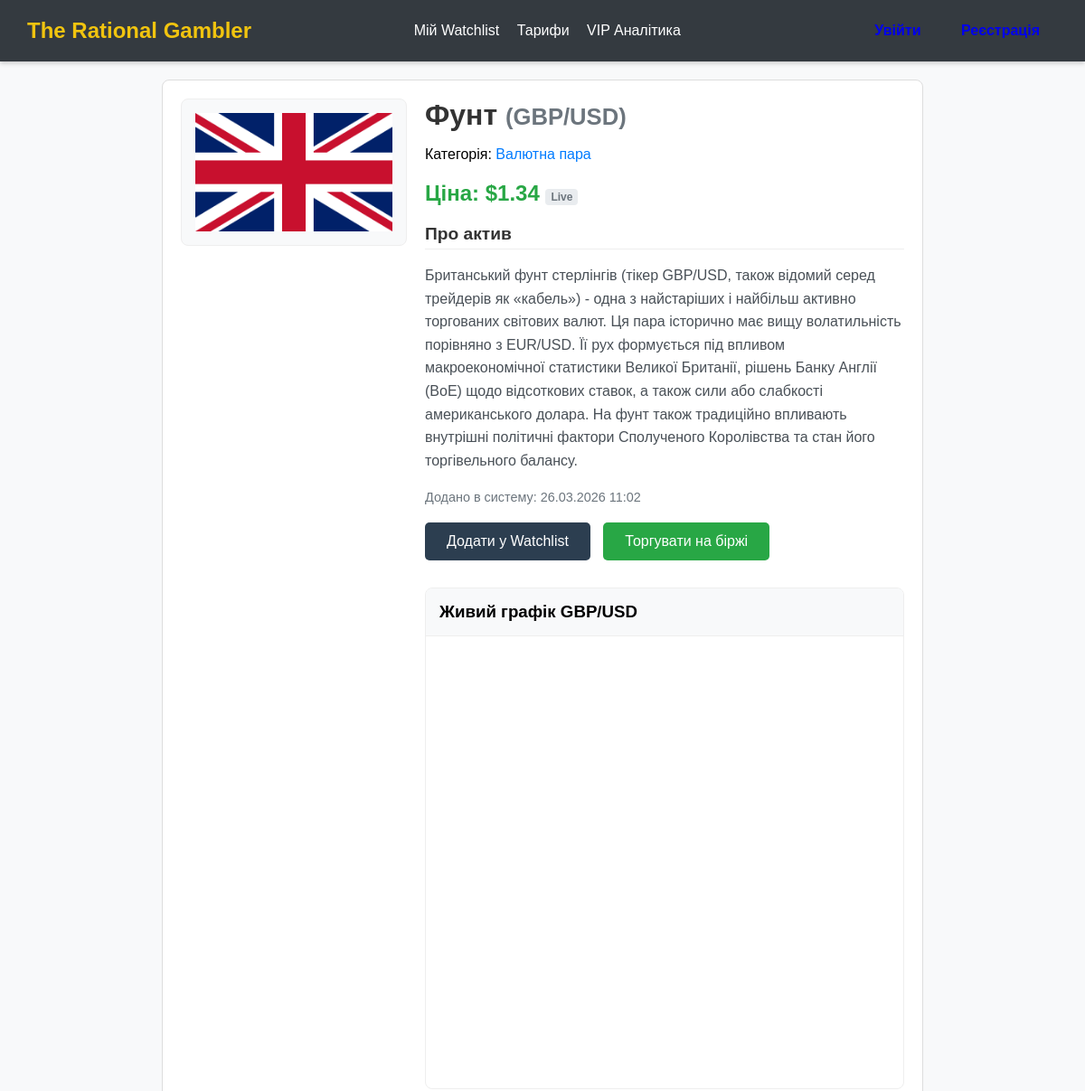
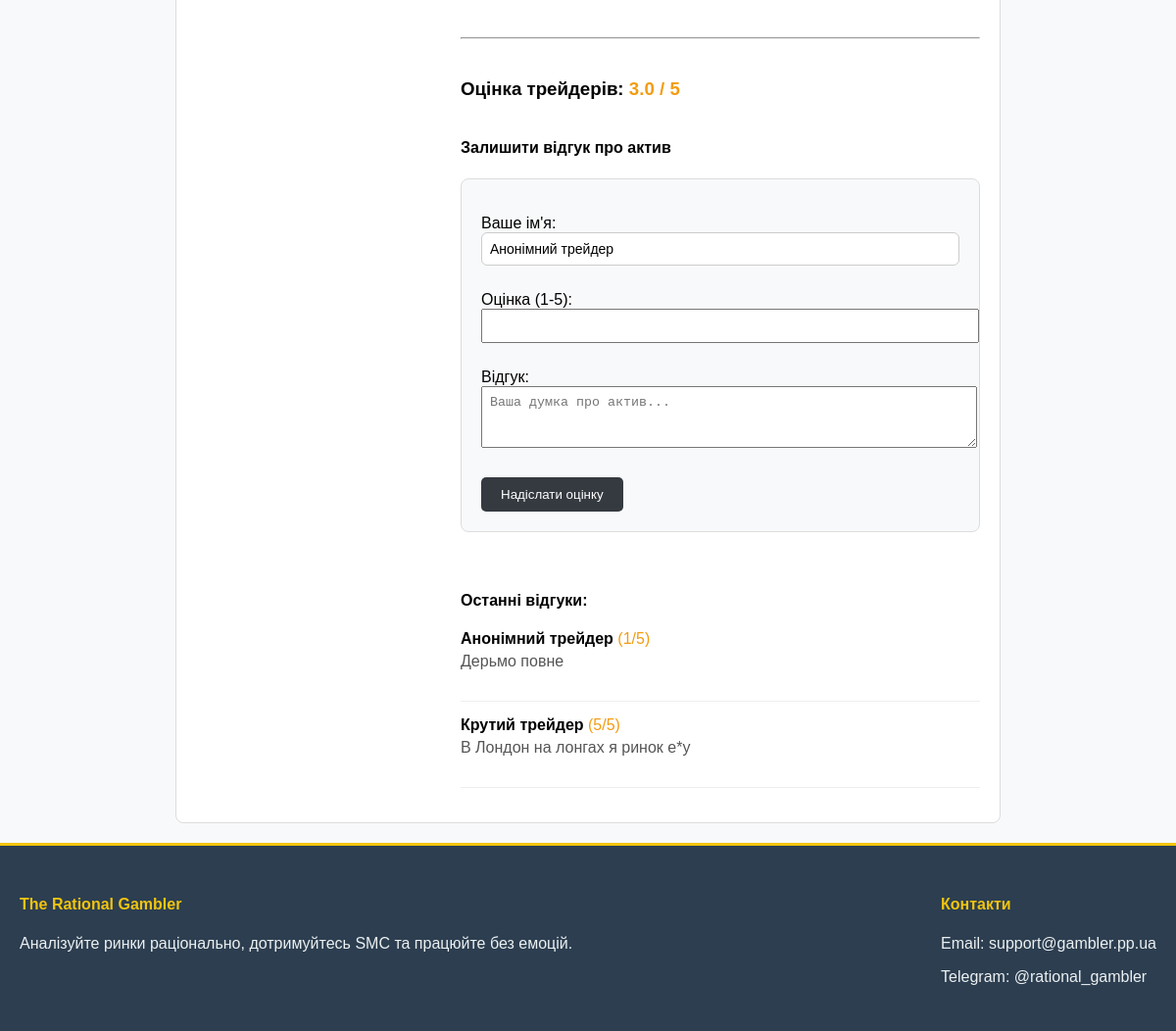
Screenshot of /asset/7/ with the database file from the repository (2 pictures, top to bottom).
### my_app/models.py (models this page shows, shortened)
class Asset(models.Model):
    title = models.CharField(max_length=100, verbose_name="Назва активу")
    ticker = models.CharField(max_length=10, verbose_name="Тікер (символ)")
    api_ticker = models.CharField(max_length=20, verbose_name="Тікер для API", blank=True, null=True)
    category = models.ForeignKey(Category, on_delete=models.CASCADE, related_name='assets', verbose_name="Категорія")
    price = models.DecimalField(max_digits=10, decimal_places=2, verbose_name="Поточна ціна")
    description = models.TextField(blank=True, null=True, verbose_name="Опис активу")
    image = models.ImageField(upload_to='assets_images/', blank=True, null=True, verbose_name="Логотип")
    created_at = models.DateTimeField(auto_now_add=True, verbose_name="Створено о")
    updated_at = models.DateTimeField(auto_now=True, verbose_name="Оновлено о")

class Category(models.Model):
    title = models.CharField(max_length=100, verbose_name="Назва категорії")
    description = models.TextField(blank=True, verbose_name="Опис")

class Review(models.Model):
    asset = models.ForeignKey(Asset, on_delete=models.CASCADE, related_name='reviews', verbose_name="Актив")
    author = models.CharField(max_length=100, verbose_name="Ваше ім'я", default="Анонімний трейдер")
    rating = models.IntegerField(validators=[MinValueValidator(1), MaxValueValidator(5)], verbose_name="Оцінка (1-5)")
    text = models.TextField(verbose_name="Відгук")
    is_approved = models.BooleanField(default=False, verbose_name="Одобрено")
    created_at = models.DateTimeField(auto_now_add=True)

### my_app/views.py (the view)
# urls.py: path('asset/<int:asset_id>/', views.asset_detail, name='assets_detailed'),
def asset_detail(request, asset_id):
    asset = get_object_or_404(Asset, id=asset_id)
    categories = Category.objects.all()
    reviews = asset.reviews.filter(is_approved=True)
    brokers = Broker.objects.all()
    avg_rating = reviews.aggregate(Avg('rating'))['rating__avg']
    has_reviewed = False
    if request.user.is_authenticated:
        has_reviewed = asset.reviews.filter(author=request.user.username).exists()
    else:
        has_reviewed = True
    dynamic_price = asset.price
    target_ticker = asset.api_ticker if asset.api_ticker else asset.ticker
    try:
        if target_ticker:
            yf_asset = yf.Ticker(target_ticker)
            dynamic_price = round(yf_asset.fast_info['lastPrice'], 4)
    except Exception as e:
        print(f"Помилка API для {target_ticker}: {e}")
    if request.method == 'POST' and 'submit_review' in request.POST:
        if not has_reviewed and request.user.is_authenticated:
            review_form = ReviewForm(request.POST)
            if review_form.is_valid():
                review = review_form.save(commit=False)
                review.asset = asset
                review.author = request.user.username
                review.save()
                return redirect('assets_detailed', asset_id=asset.id)
    else:
        review_form = ReviewForm()
    context = {
        'asset': asset,
        'categories': categories,
        'reviews': reviews,
        'avg_rating': round(avg_rating, 1) if avg_rating else "Немає оцінок",
        'review_form': review_form,
        'brokers': brokers,
        'has_reviewed': has_reviewed,
        'dynamic_price': dynamic_price
    }
    return render(request, 'pages/asset_detail.html', context)

### my_app/forms.py
class ReviewForm(forms.ModelForm):
    class Meta:
        model = Review
        fields = ['author', 'rating', 'text']
        widgets = {
            'author': forms.TextInput(attrs={'placeholder': 'Ваше ім\'я', 'style': 'width: 100%; margin-bottom: 10px; padding: 8px;'}),
            'rating': forms.NumberInput(attrs={'min': 1, 'max': 5, 'style': 'width: 100%; margin-bottom: 10px; padding: 8px;'}),
            'text': forms.Textarea(attrs={'rows': 3, 'placeholder': 'Ваша думка про актив...', 'style': 'width: 100%; margin-bottom: 10px; padding: 8px;'}),
        }

### my_app/templates/pages/asset_detail.html (shortened to what this page needs)
{% extends 'base.html' %}
{% block content %}
    <div style="max-width: 800px; margin: 0 auto; padding: 20px; border: 1px solid #ddd; border-radius: 8px; background-color: #fff;">
        <div style="display: flex; gap: 20px; align-items: flex-start;">
            <div style="flex-shrink: 0; width: 250px;">
                {% if asset.image %}
                    <img src="{{ asset.image.url }}" alt="{{ asset.title }}" style="width: 100%; max-height: 300px; object-fit: contain; border-radius: 8px; border: 1px solid #eee; padding: 15px; background-color: #f8f9fa; box-sizing: border-box;">
                {% else %}
                    <div style="width: 100%; height: 250px; background: #f8f9fa; display: flex; align-items: center; justify-content: center; color: #adb5bd; border-radius: 8px; border: 1px dashed #ced4da;">
                        Логотип відсутній
                    </div>
                {% endif %}
            </div>
            <div style="flex-grow: 1;">
                <h1 style="margin-top: 0; margin-bottom: 10px; color: #333;">{{ asset.title }} <span style="color: #6c757d; font-size: 0.8em;">({{ asset.ticker }})</span></h1>
                <p style="margin-bottom: 20px;">Категорія: <a href="{% url 'category_filter' asset.category.id %}" style="color: #007bff; text-decoration: none;">{{ asset.category.title }}</a></p>
                <h2 style="color: #28a745; margin-bottom: 20px;">
                    Ціна: $<span style="font-weight: bold;">{{ dynamic_price }}</span>
                    <span style="font-size: 0.5em; color: #6c757d; background: #e9ecef; padding: 2px 6px; border-radius: 4px;">Live</span>
                </h2>
                <div style="margin-bottom: 20px;">
                    <h3 style="margin-bottom: 10px; font-size: 1.2em; border-bottom: 1px solid #eee; padding-bottom: 5px; color: #333;">Про актив</h3>
                    {% if asset.description %}
                        <p style="line-height: 1.6; color: #495057;">{{ asset.description|linebreaksbr }}</p>
                    {% else %}
                        <p style="color: #adb5bd; font-style: italic;">Опис для цього активу ще не додано.</p>
                    {% endif %}
                </div>
                <p style="font-size: 0.9em; color: #6c757d;">Додано в систему: {{ asset.created_at|date:"d.m.Y H:i" }}</p>
                <div style="margin: 20px 0;">
                    <a href="{% url 'add_to_watchlist' asset.id %}" style="display: inline-block; background-color: #2c3e50; color: white; padding: 12px 24px; text-decoration: none; border-radius: 5px; margin-right: 10px;">Додати у Watchlist</a>
                    {% if brokers %}
                        <a href="{{ brokers.first.website }}" target="_blank" style="display: inline-block; background-color: #28a745; color: white; padding: 12px 24px; text-decoration: none; border-radius: 5px;">Торгувати на біржі</a>
                    {% endif %}
                </div>
                <div style="margin-top: 30px; border: 1px solid #eee; border-radius: 8px; overflow: hidden;">
                    <h3 style="padding: 15px; margin: 0; background: #f8f9fa; border-bottom: 1px solid #eee;">Живий графік {{ asset.ticker }}</h3>
                    <div id="tradingview_widget" style="height: 500px;"></div>
                </div>
                <hr style="margin: 40px 0;">
                <h3>Оцінка трейдерів: <span style="color: #f39c12;">{{ avg_rating }} / 5</span></h3>
                <div style="display: flex; gap: 40px; flex-wrap: wrap;">
                    <div style="flex: 1; min-width: 300px;">
                        <h4>Залишити відгук про актив</h4>
                        <form method="post" style="background: #f8f9fa; padding: 20px; border-radius: 8px; border: 1px solid #ddd;">
                            {{ review_form.as_p }}
                            <button type="submit" name="submit_review" style="background: #343a40; color: white; padding: 10px 20px; border: none; border-radius: 5px; cursor: pointer;">Надіслати оцінку</button>
                        </form>
                    </div>
                    <div style="flex: 1; min-width: 300px;">
                        <h4>Останні відгуки:</h4>
                        {% for review in reviews %}
                            <div style="margin-bottom: 15px; padding-bottom: 15px; border-bottom: 1px solid #eee;">
                                <strong>{{ review.author }}</strong> <span style="color: #f39c12;">({{ review.rating }}/5)</span>
                                <p style="margin-top: 5px; color: #555;">{{ review.text }}</p>
                            </div>
                        {% empty %}
                            <p style="color: #777;">Поки немає жодного відгуку. Станьте першим!</p>
                        {% endfor %}
                    </div>
                </div>
            </div>
        </div>
    </div>
{% endblock %}

### my_app/static/css/style.css (style rules this page uses)
body { font-family: Arial, sans-serif; background-color: #f8f9fa; display: flex; flex-direction: column; min-height: 100vh; margin: 0; }
input[type="text"], input[type="password"], input[type="email"] { width: 100%; padding: 12px; border: 1px solid #ccc; border-radius: 6px; box-sizing: border-box; font-size: 14px; transition: 0.3s; }

### rows the page displays
Asset: image (picture), title "Фунт", ticker "GBP/USD", category "Валютна пара", price "1.34", description "Британський фунт стерлінгів (тікер GBP/USD, також відомий серед трейдерів як «кабель») - одна з найстаріших і найбільш активно торгованих світових валют. Ця пара історично має вищу волатильність порівняно з EUR/USD. Її рух формується під впливом макроекономічної статистики Великої Британії, рішень Банку Англії (BoE) щодо відсоткових ставок, а також сили або слабкості американського долара. На фунт також традиційно впливають внутрішні політичні фактори Сполученого Королівства та стан його торгівельного балансу.", created_at "26.03.2026 11:02"
Review: author "Анонімний трейдер", rating "1", text "Дерьмо повне"
Review: author "Крутий трейдер", rating "5", text "В Лондон на лонгах я ринок е*у"

### other values shown
{{ avg_rating }} "3.0"
